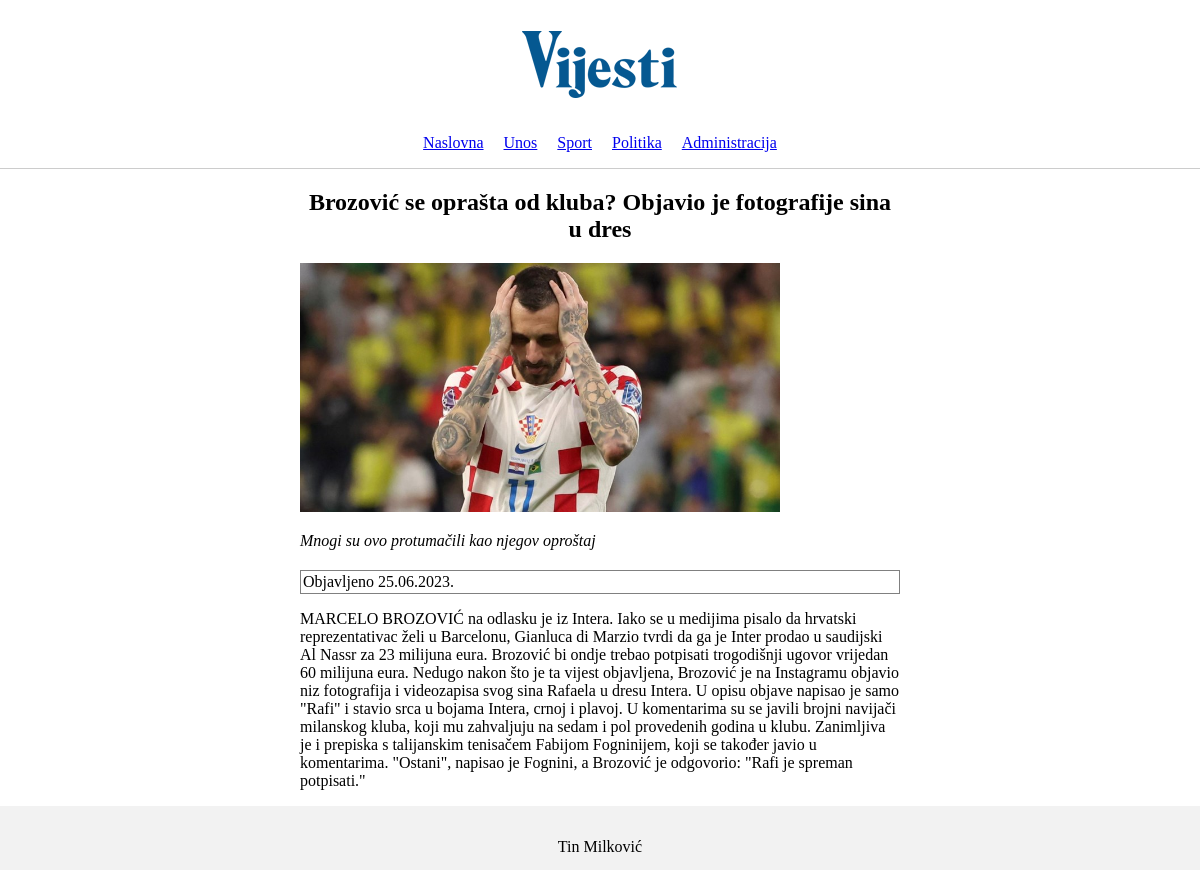
Screenshot of /clanak.php?id=40 with the database file from the repository.
### tables this page shows
CREATE TABLE `clanak` (
  `id` int(11) NOT NULL,
  `datum` varchar(32) NOT NULL,
  `naslov` varchar(64) NOT NULL,
  `sazetak` text NOT NULL,
  `tekst` text NOT NULL,
  `slika` varchar(64) NOT NULL,
  `kategorija` varchar(64) NOT NULL,
  `arhiva` tinyint(1) NOT NULL
);

### clanak.php (the view, shortened to what this page needs)
<!DOCTYPE html>
<html lang="en">
  <head>
    <link rel="stylesheet" href="style.css" />
  </head>
  <body>
    <header class="header">
      <img src="img/logo.jpg" />
      <nav>
        <ul>
          <li><a href="index.php">Naslovna</a></li>
          <li><a href="unos.php">Unos</a></li>
          <li><a href="kategorija.php?id=sport">Sport</a></li>
          <li><a href="kategorija.php?id=politika">Politika</a></li>
          <li><a href="administrator.php">Administracija</a></li>
        </ul>
      </nav>
    </header>
    <div class="wrapper">
      <article>
        <?php
          include 'connect.php';
          if (isset($_GET['id'])) {
            $id = $_GET['id'];
            $query = "SELECT * FROM clanak WHERE id='$id'";
            $result = mysqli_query($dbc, $query);
            $row = mysqli_fetch_array($result);
            echo '<h2 class="naslov-clanka">' . $row['naslov'] . '</h2>';
            echo '<img src="' . UPLPATH . $row['slika'] . '" class="slika-clanka" />';
            echo '<p class="sazetak">' . $row['sazetak'] . '</p>';
            echo '<div class="datum">Objavljeno ' . $row['datum'] . '</div>';
            echo '<p>' . $row['tekst'] . '</p>';
          }
        ?>
      </article>
    </div>
    <footer class="footer">
      <p>Tin Milković</p>
    </footer>
  </body>
</html>

### style.css (style rules this page uses)
html, body { height: 100%; margin: 0; padding: 0; display: flex; flex-direction: column; }
.wrapper { flex: 1; display: flex; flex-direction: column; align-items: center; justify-content: center; }
.header { text-align: center; border-bottom: 1px solid #ccc; padding-bottom: 1rem; }
.header img { margin-bottom: 10px; }
.header ul { list-style-type: none; margin: 0; padding: 0; display: flex; justify-content: center; }
.header li { margin: 0 10px; }
.footer { padding: 1rem 0; height: 2rem; width: 100%; background-color: #f2f2f2; text-align: center; margin-top: auto; }
article { margin-left: 25%; margin-right: 25%; }
.naslov-clanka { text-align: center; }
.slika-clanka { width: 30rem; }
.sazetak { font-style: italic; }
.datum { border: 1px solid gray; padding: 2px; margin-top: 20px; }

### rows the page displays
clanak: naslov "Brozović se oprašta od kluba? Objavio je fotografije sina u dres", slika (picture), sazetak "Mnogi su ovo protumačili kao njegov oproštaj", datum "25.06.2023.", tekst "MARCELO BROZOVIĆ na odlasku je iz Intera. Iako se u medijima pisalo da hrvatski reprezentativac želi u Barcelonu, Gianluca di Marzio tvrdi da ga je Inter prodao u saudijski Al Nassr za 23 milijuna eura. Brozović bi ondje trebao potpisati trogodišnji ugovor vrijedan 60 milijuna eura. Nedugo nakon što je ta vijest objavljena, Brozović je na Instagramu objavio niz fotografija i videozapisa svog sina Rafaela u dresu Intera. U opisu objave napisao je samo \"Rafi\" i stavio srca u bojama Intera, crnoj i plavoj. U komentarima su se javili brojni navijači milanskog kluba, koji mu zahvaljuju na sedam i pol provedenih godina u klubu. Zanimljiva je i prepiska s talijanskim tenisačem Fabijom Fogninijem,…"
